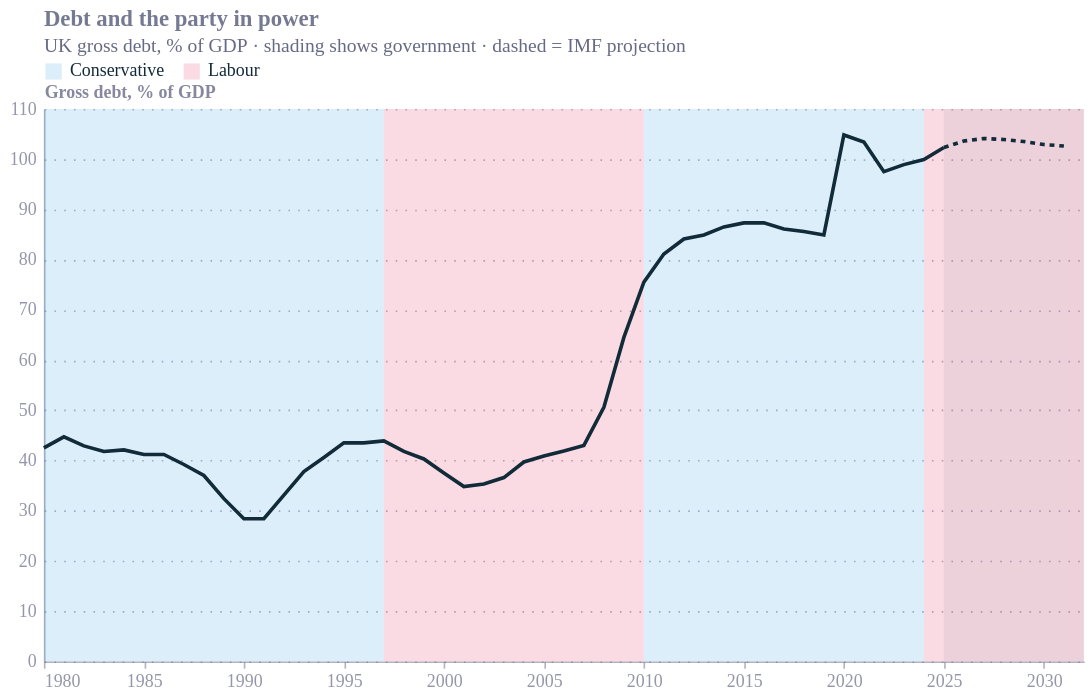

Source (notebook cell):
### Code cell
styles = EcoStyles(); styles.register_and_enable_theme()

CON, LAB, INK = "#0087DC", "#E4003B", "#122b39"
XDOM = [1980, data["year"].max() + 1]

# party bands
bg = alt.Chart(spans_df).mark_rect(opacity=0.14).encode(
    x=alt.X("x0:Q", scale=alt.Scale(domain=XDOM, nice=False),
            axis=alt.Axis(format="d", grid=False), title=None),
    x2="x1:Q",
    color=alt.Color("party:N",
        scale=alt.Scale(domain=["Conservative", "Labour"], range=[CON, LAB]),
        legend=alt.Legend(orient="top", direction="horizontal")))

# grey wash over the projection years (2025+)
proj = pd.DataFrame({"x0": [2025], "x1": [data["year"].max() + 1]})
proj_bg = alt.Chart(proj).mark_rect(opacity=0.10, color="#676A86").encode(x="x0:Q", x2="x1:Q")

# line: solid actual, dashed projection (overlap at 2025 so they join)
actual = data[data["year"] <= 2025]
projline = data[data["year"] >= 2025]
line_a = alt.Chart(actual).mark_line(color=INK, strokeWidth=2.2).encode(
    x="year:Q", y=alt.Y("debt:Q", title="Gross debt, % of GDP"))
line_p = alt.Chart(projline).mark_line(color=INK, strokeWidth=2.2, strokeDash=[3, 3]).encode(
    x="year:Q", y="debt:Q")

chart = (bg + proj_bg + line_a + line_p).properties(
    width=640, height=340,
    title=alt.Title("Debt and the party in power",
                    subtitle="UK gross debt, % of GDP · shading shows government · dashed = IMF projection"))

styles.save(chart, name="debt_by_party", svg=True)
chart

### Figure 1 — Vega-Lite specification as saved in the notebook (floating-point values rounded to 4 significant figures)
{"config": {"font": "Circular Std", "text": {"color": "#676A86", "align": "left", "baseline": "middle", "dx": 7, "dy": 0, "fontSize": 11}, "view": {"stroke": null, "continuousWidth": 400, "continuousHeight": 300, "discreteWidth": 400, "discreteHeight": 300}, "range": {"category": ["#36B7B4", "#E6224B", "#F4C245", "#0063AF", "#00A767", "#179FDB", "#EB5C2E", "#5C267B", "#122B39"], "diverging": ["#E6224B", "#E54753", "#C9C9C9", "#179FDB", "#122B39"], "heatmap": ["#C9C9C9", "#179FDB", "#0063AF", "#122B39"], "ordinal": ["#00A767", "#36B7B4", "#179FDB", "#0063AF", "#243B5A"]}, "bar": {"color": "#179fdb"}, "line": {"color": "#e6224b"}, "rule": {"color": "#676A86"}, "area": {"opacity": 0.8}, "point": {"filled": true, "size": 80, "color": "#e6224b", "opacity": 0.95}, "geoshape": {"stroke": "white", "strokeWidth": 0.3}, "rect": {"fill": "#d6d4d4", "opacity": 0.3}, "axis": {"labelColor": "#676A86", "labelFontSize": 11, "labelFont": "Circular Std", "labelOpacity": 0.7, "tickColor": "#676A86", "tickOpacity": 0.5, "domainColor": "#676A86", "domainOpacity": 0.5, "gridColor": "#676A86", "gridDash": [2, 2], "gridOpacity": 0.5, "title": null, "titleColor": "#676A86", "titleOpacity": 0.8, "tickSize": 4}, "axisXDiscrete": {"grid": false, "labelAngle": 0, "tickCount": 10, "tickOpacity": 0.5, "title": null}, "axisYDiscrete": {"ticks": false, "labelPadding": 5}, "axisXTemporal": {"grid": false, "ticks": true}, "axisXQuantitative": {"grid": true}, "axisYQuantitative": {"gridColor": "#676A86", "gridDash": [1, 5], "gridOpacity": 0.5, "ticks": false, "labelPadding": 5, "tickCount": 8, "titleAngle": 0, "titleAlign": "left", "titleBaseline": "bottom", "titleX": 0, "titleY": -5}, "title": {"color": "#676A86E6", "subtitleColor": "#676A86", "font": "Circular Std", "subtitleFont": "Circular Std", "anchor": "start", "fontSize": 14, "subtitleFontSize": 12, "subtitlePadding": 4, "offset": 0, "frame": "group"}, "legend": {"titleColor": "#122b39", "title": null, "labelColor": "#122b39", "labelFontSize": 11}}, "layer": [{"data": {"name": "data-c5137cb5a3cc5fedadbdaeb4d5fcc80f"}, "mark": {"type": "rect", "opacity": 0.14}, "encoding": {"color": {"field": "party", "legend": {"direction": "horizontal", "orient": "top"}, "scale": {"domain": ["Conservative", "Labour"], "range": ["#0087DC", "#E4003B"]}, "type": "nominal"}, "x": {"axis": {"format": "d", "grid": false}, "field": "x0", "scale": {"domain": [1980, 2032.0], "nice": false}, "title": null, "type": "quantitative"}, "x2": {"field": "x1"}}}, {"data": {"name": "data-212827dafbb76e0654c89ad637aa12e3"}, "mark": {"type": "rect", "color": "#676A86", "opacity": 0.1}, "encoding": {"x": {"field": "x0", "type": "quantitative"}, "x2": {"field": "x1"}}}, {"data": {"name": "data-016e4720167428718ce19bf95d78399d"}, "mark": {"type": "line", "color": "#122b39", "strokeWidth": 2.2}, "encoding": {"x": {"field": "year", "type": "quantitative"}, "y": {"field": "debt", "title": "Gross debt, % of GDP", "type": "quantitative"}}}, {"data": {"name": "data-e0abfd81cc2165e94e948a4148e7a96a"}, "mark": {"type": "line", "color": "#122b39", "strokeDash": [3, 3], "strokeWidth": 2.2}, "encoding": {"x": {"field": "year", "type": "quantitative"}, "y": {"field": "debt", "type": "quantitative"}}}], "height": 340, "title": {"text": "Debt and the party in power", "subtitle": "UK gross debt, % of GDP · shading shows government · dashed = IMF projection"}, "width": 640, "$schema": "https://vega.github.io/schema/vega-lite/v6.4.1.json", "datasets": {"data-c5137cb5a3cc5fedadbdaeb4d5fcc80f": [{"party": "Conservative", "x0": 1980, "x1": 1997}, {"party": "Labour", "x0": 1997, "x1": 2010}, {"party": "Conservative", "x0": 2010, "x1": 2024}, {"party": "Labour", "x0": 2024, "x1": 2032}], "data-212827dafbb76e0654c89ad637aa12e3": [{"x0": 2025, "x1": 2032}], "data-016e4720167428718ce19bf95d78399d": [{"year": 1980, "debt": 42.5, "party": "Conservative"}, {"year": 1981, "debt": 44.7, "party": "Conservative"}, {"year": 1982, "debt": 42.9, "party": "Conservative"}, {"year": 1983, "debt": 41.8, "party": "Conservative"}, {"year": 1984, "debt": 42.1, "party": "Conservative"}, {"year": 1985, "debt": 41.2, "party": "Conservative"}, {"year": 1986, "debt": 41.2, "party": "Conservative"}, {"year": 1987, "debt": 39.2, "party": "Conservative"}, {"year": 1988, "debt": 37.0, "party": "Conservative"}, {"year": 1989, "debt": 32.4, "party": "Conservative"}, {"year": 1990, "debt": 28.4, "party": "Conservative"}, {"year": 1991, "debt": 28.4, "party": "Conservative"}, {"year": 1992, "debt": 33.1, "party": "Conservative"}, {"year": 1993, "debt": 37.8, "party": "Conservative"}, {"year": 1994, "debt": 40.6, "party": "Conservative"}, {"year": 1995, "debt": 43.5, "party": "Conservative"}, {"year": 1996, "debt": 43.5, "party": "Conservative"}, {"year": 1997, "debt": 43.9, "party": "Labour"}, {"year": 1998, "debt": 41.8, "party": "Labour"}, {"year": 1999, "debt": 40.3, "party": "Labour"}, {"year": 2000, "debt": 37.5, "party": "Labour"}, {"year": 2001, "debt": 34.8, "party": "Labour"}, {"year": 2002, "debt": 35.3, "party": "Labour"}, {"year": 2003, "debt": 36.6, "party": "Labour"}, {"year": 2004, "debt": 39.7, "party": "Labour"}, {"year": 2005, "debt": 40.9, "party": "Labour"}, {"year": 2006, "debt": 41.9, "party": "Labour"}, {"year": 2007, "debt": 43.0, "party": "Labour"}, {"year": 2008, "debt": 50.6, "party": "Labour"}, {"year": 2009, "debt": 64.5, "party": "Labour"}, {"year": 2010, "debt": 75.5, "party": "Conservative"}, {"year": 2011, "debt": 81.1, "party": "Conservative"}, {"year": 2012, "debt": 84.1, "party": "Conservative"}, {"year": 2013, "debt": 84.9, "party": "Conservative"}, {"year": 2014, "debt": 86.5, "party": "Conservative"}, {"year": 2015, "debt": 87.3, "party": "Conservative"}, {"year": 2016, "debt": 87.3, "party": "Conservative"}, {"year": 2017, "debt": 86.1, "party": "Conservative"}, {"year": 2018, "debt": 85.6, "party": "Conservative"}, {"year": 2019, "debt": 84.9, "party": "Conservative"}, {"year": 2020, "debt": 104.8, "party": "Conservative"}, {"year": 2021, "debt": 103.4, "party": "Conservative"}, {"year": 2022, "debt": 97.5, "party": "Conservative"}, {"year": 2023, "debt": 98.9, "party": "Conservative"}, {"year": 2024, "debt": 99.9, "party": "Labour"}, {"year": 2025, "debt": 102.3, "party": "Labour"}], "data-e0abfd81cc2165e94e948a4148e7a96a": [{"year": 2025, "debt": 102.3, "party": "Labour"}, {"year": 2026, "debt": 103.6, "party": "Labour"}, {"year": 2027, "debt": 104.1, "party": "Labour"}, {"year": 2028, "debt": 103.9, "party": "Labour"}, {"year": 2029, "debt": 103.5, "party": "Labour"}, {"year": 2030, "debt": 102.9, "party": "Labour"}, {"year": 2031, "debt": 102.6, "party": "Labour"}]}}
